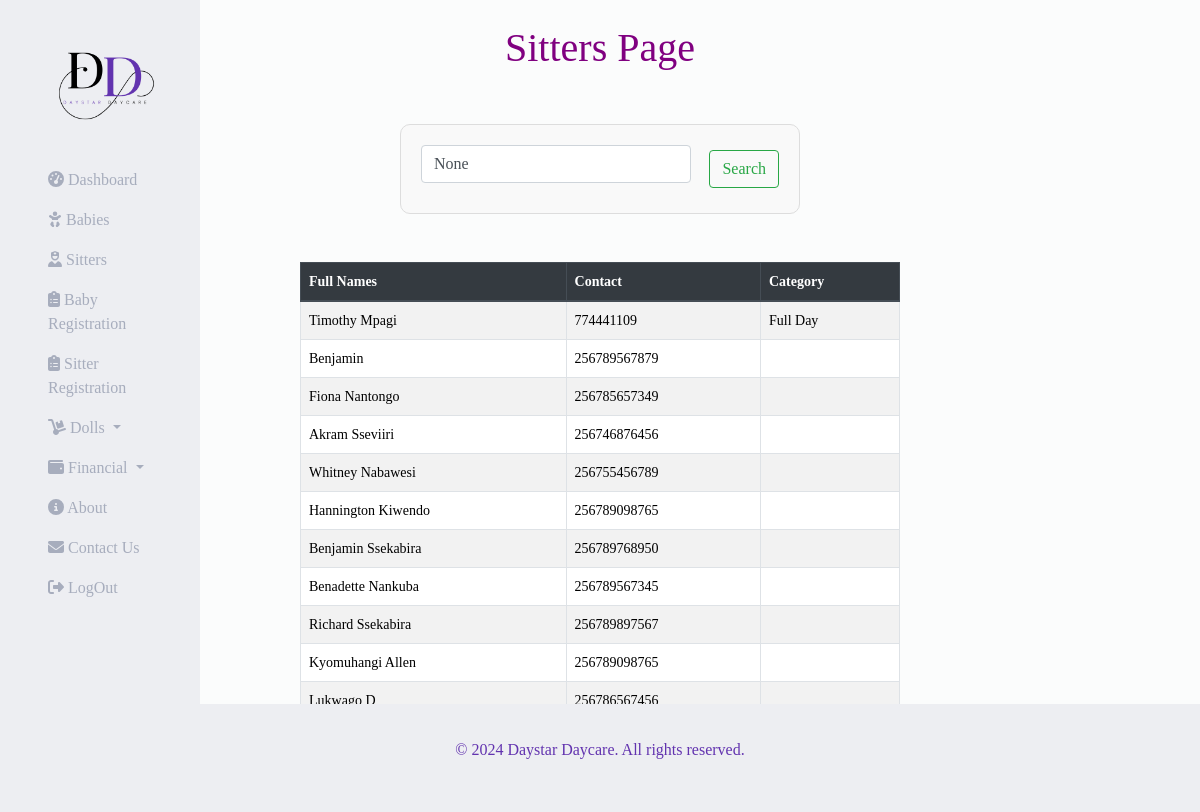
Before: /sitters/ with the older database file.
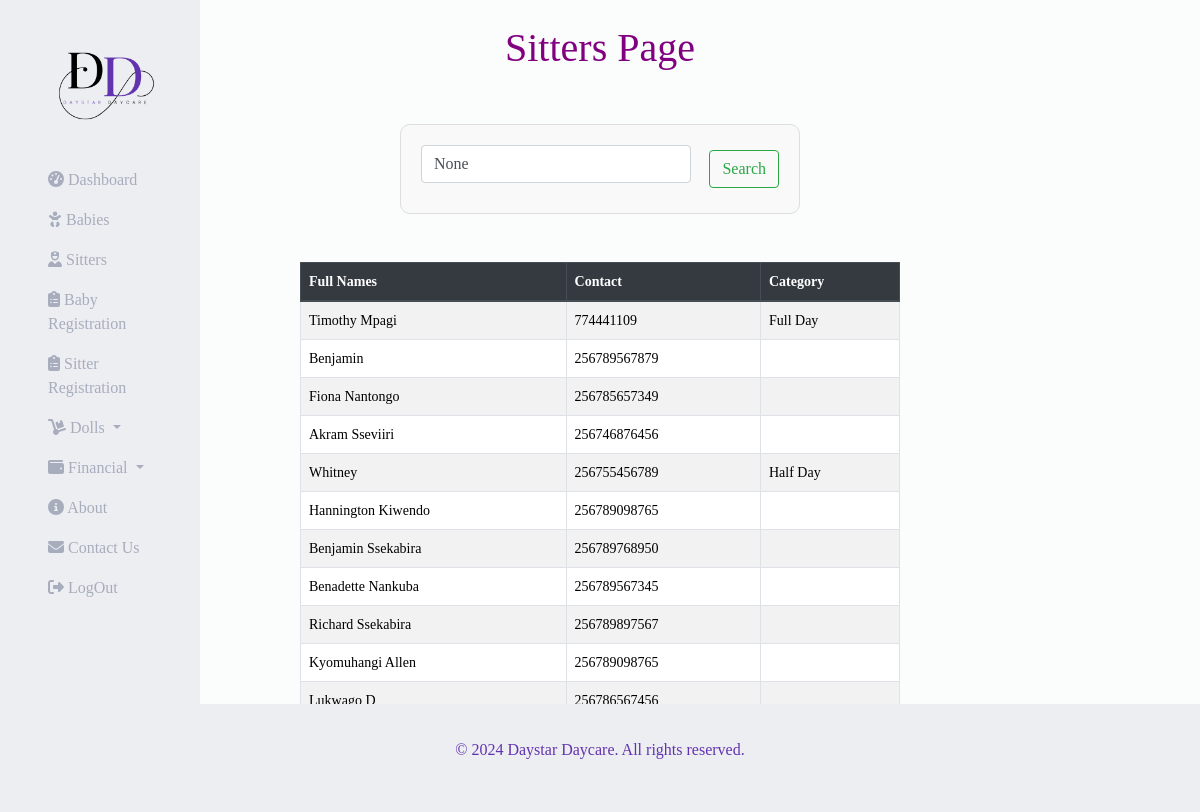
After: the same page with the newer database file.
### daystarApp/models.py (models this page shows, shortened)
class Sitter(models.Model):
    name = models.CharField(max_length=100, null=True, blank=True)
    date_of_birth = models.DateTimeField(null=True, blank=True)
    contact = models.IntegerField(null=True, blank=True)
    location = models.CharField(max_length=100, choices=(('Kabalagala','Kabalagala'), ('','')))
    next_of_kin = models.CharField(max_length=100,)
    contact = models.IntegerField(null=True, blank=True)
    nin = models.CharField(max_length=14)
    recommender_name = models.CharField(max_length=100)
    level_of_education = models.CharField(max_length=100, choices=(("Degree","Degree"), ("Diploma","Diploma"), ("UACE","UACE"), ("UCE","UCE")))
    sitter_number = models.IntegerField()
    category = models.CharField(max_length=8, choices=(("Full Day","Full Day"), ("Half Day","Half Day")))
    timeIn = models.DateField(null=True, blank=True)
    timeOut = models.DateField(null=True, blank=True)

### daystarApp/views.py (the view)
# urls.py: path('sitters/', views.sitters, name='sitters'),
def sitters(request):
    sitters = Sitter.objects.all()
    query = request.GET.get('query')
    results = []
    if query:
        results = Sitter.objects.filter(name__icontains=query)
    return render(request, 'daystarApp/sitters.html', {'sitters': sitters, 'results': results, 'query': query})

### daystarApp/templates/daystarApp/sitters.html (shortened to what this page needs)
{% extends 'base.html' %}
{% block content %}
  <center>
    <br>
    <h1 style="color: purple;">
        Sitters Page
      </h1>
      <br>
      <div class="search-container">
        <form class="form-inline my-2 my-lg-0" method="get" action="{% url 'sitters' %}">
           <input class="form-control mr-sm-2" type="text" placeholder="Search" value="{{ query }}" name="query">
            <button class="btn btn-outline-success my-2 my-sm-0" type="submit">Search</button>
        </form>
    </div>
      <br> <br>
      <div class="table-container">
    <table class="table mytable table-striped table-hover">
        <thead class="thead-dark">
            <tr>
                <th scope="col">Full Names</th>
                <th scope="col">Contact</th>
                <th scope="col">Category</th>
            </tr>
        </thead>
        <tbody>
            {% for sitter in sitters %}
            <tr onclick="window.location='{% url 'result_detail' sitter.id %}';" style="cursor: pointer;">
                <td><a style="text-decoration: none; color:
                    rgb(0, 0, 0) !important;" href="{% url 'result_detail' sitter.id %}">{{ sitter.name }}</a></td>
                <td>{{ sitter.contact }}</td>
                <td>{{ sitter.category }}</td>
            </tr>
            {% endfor %}
        </tbody>
    </table>
</div>
  </center>
{% endblock %}

Changed rows visible on the page:
changed Sitter: name "Whitney Nabawesi" → "Whitney"; category (not shown) → "Half Day"
